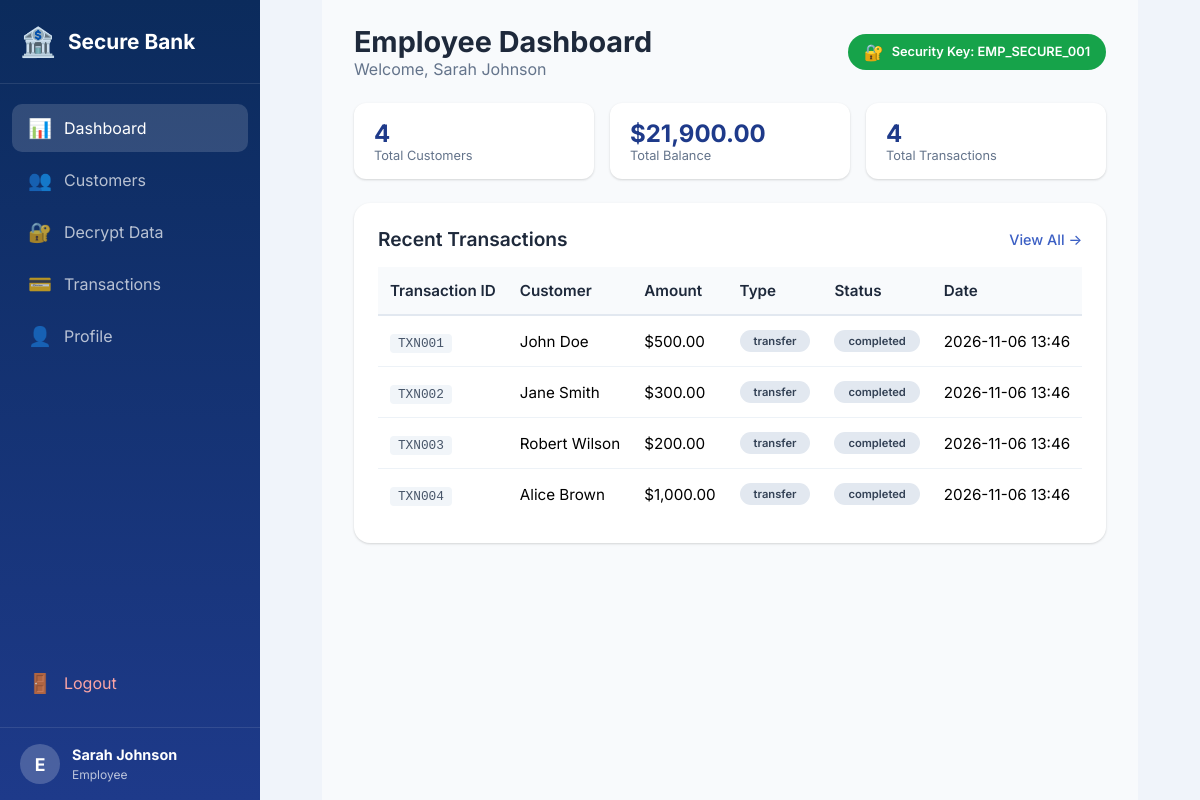
Page /employee/dashboard.php (signed in) on the committed database.
### tables this page shows
CREATE TABLE transactions (
    id INT PRIMARY KEY AUTO_INCREMENT,
    transaction_id VARCHAR(50) UNIQUE NOT NULL,
    customer_id INT,
    from_account VARCHAR(20),
    to_account VARCHAR(20),
    amount DECIMAL(15,2) NOT NULL,
    transaction_type ENUM('deposit', 'withdrawal', 'transfer', 'credit', 'debit') NOT NULL,
    description TEXT,
    status ENUM('pending', 'completed', 'failed', 'reversed') DEFAULT 'completed',
    created_at TIMESTAMP DEFAULT CURRENT_TIMESTAMP,
    FOREIGN KEY (customer_id) REFERENCES customers(id) ON DELETE CASCADE
);

CREATE TABLE customers (
    id INT PRIMARY KEY AUTO_INCREMENT,
    customer_id VARCHAR(20) UNIQUE NOT NULL,
    full_name VARCHAR(100) NOT NULL,
    email VARCHAR(100) UNIQUE NOT NULL,
    phone VARCHAR(20),
    password_hash VARCHAR(255) NOT NULL,
    account_number VARCHAR(20) UNIQUE NOT NULL,
    balance DECIMAL(15,2) DEFAULT 0.00,
    cipher_type ENUM('vigenere', 'columnar', 'railfence', 'hill') DEFAULT 'vigenere',
    cipher_key VARCHAR(50) NOT NULL,
    private_note TEXT,
    created_at TIMESTAMP DEFAULT CURRENT_TIMESTAMP,
    status ENUM('active', 'inactive', 'suspended') DEFAULT 'active'
);

### employee/dashboard.php (the view, shortened to what this page needs)
<?php
$db = new Database();
$conn = $db->getConnection();
$employeeName = $_SESSION['full_name'] ?? 'Employee';
$stmt = $conn->query("SELECT COUNT(*) as total FROM customers WHERE status = 'active'");
$stats['customers'] = $stmt->fetch()['total'];
$stmt = $conn->query("SELECT SUM(balance) as total FROM customers");
$stats['total_balance'] = $stmt->fetch()['total'] ?? 0;
$stmt = $conn->query("SELECT COUNT(*) as total FROM transactions");
$stats['transactions'] = $stmt->fetch()['total'];
$stmt = $conn->query("SELECT t.*, c.full_name, c.account_number FROM transactions t
                       JOIN customers c ON t.customer_id = c.id
                       ORDER BY t.created_at DESC LIMIT 10");
$transactions = $stmt->fetchAll();
?>
<!DOCTYPE html>
<html lang="en">
<head>
    <link rel="stylesheet" href="../css/style.css">
    <link rel="stylesheet" href="../css/dashboard.css">
    <link rel="stylesheet" href="../css/employee.css">
</head>
<body>
    <div class="sidebar">
        <div class="sidebar-brand">
            <span class="brand-icon">🏦</span>
            <span>Secure Bank</span>
        </div>
        <nav class="sidebar-nav">
            <a href="dashboard.php" class="active">
                <span class="nav-icon">📊</span>
                <span>Dashboard</span>
            </a>
            <a href="customers.php">
                <span class="nav-icon">👥</span>
                <span>Customers</span>
            </a>
            <a href="decrypt.php">
                <span class="nav-icon">🔐</span>
                <span>Decrypt Data</span>
            </a>
            <a href="transactions.php">
                <span class="nav-icon">💳</span>
                <span>Transactions</span>
            </a>
            <a href="profile.php">
                <span class="nav-icon">👤</span>
                <span>Profile</span>
            </a>
            <a href="../auth/logout.php" class="logout">
                <span class="nav-icon">🚪</span>
                <span>Logout</span>
            </a>
        </nav>
        <div class="sidebar-footer">
            <div class="user-info">
                <span class="user-avatar">E</span>
                <div>
                    <strong><?= htmlspecialchars($employeeName) ?></strong>
                    <small>Employee</small>
                </div>
            </div>
        </div>
    </div>
    <div class="main-content">
        <header class="page-header">
            <div>
                <h1>Employee Dashboard</h1>
                <p>Welcome, <?= htmlspecialchars($employeeName) ?></p>
            </div>
            <div class="header-actions">
                <span class="security-badge">
                    <span class="lock-icon">🔐</span>
                    Security Key: <?= htmlspecialchars($_SESSION['security_key'] ?? 'N/A') ?>
                </span>
            </div>
        </header>
        <div class="employee-stats">
            <div class="employee-stat-card">
                <div class="stat-number"><?= number_format($stats['customers']) ?></div>
                <div class="stat-label">Total Customers</div>
            </div>
            <div class="employee-stat-card">
                <div class="stat-number">$<?= number_format($stats['total_balance'], 2) ?></div>
                <div class="stat-label">Total Balance</div>
            </div>
            <div class="employee-stat-card">
                <div class="stat-number"><?= number_format($stats['transactions']) ?></div>
                <div class="stat-label">Total Transactions</div>
            </div>
        </div>
        <div class="panel">
            <div class="panel-header">
                <h2>Recent Transactions</h2>
                <a href="transactions.php" class="btn-link">View All →</a>
            </div>
            <div class="table-responsive">
                <table>
                    <thead>
                        <tr>
                            <th>Transaction ID</th>
                            <th>Customer</th>
                            <th>Amount</th>
                            <th>Type</th>
                            <th>Status</th>
                            <th>Date</th>
                        </tr>
                    </thead>
                    <tbody>
                        <?php if (empty($transactions)): ?>
                        <tr><td colspan="6" class="text-center">No transactions found</td></tr>
                        <?php else: foreach ($transactions as $tx): ?>
                        <tr>
                            <td><span class="tx-id"><?= htmlspecialchars($tx['transaction_id']) ?></span></td>
                            <td><?= htmlspecialchars($tx['full_name']) ?></td>
                            <td class="<?= $tx['amount'] < 0 ? 'negative' : 'positive' ?>">
                                $<?= number_format(abs($tx['amount']), 2) ?>
                            </td>
                            <td><span class="badge badge-<?= $tx['transaction_type'] ?>"><?= $tx['transaction_type'] ?></span></td>
                            <td><span class="badge badge-<?= $tx['status'] ?>"><?= $tx['status'] ?></span></td>
                            <td><?= date('Y-m-d H:i', strtotime($tx['created_at'])) ?></td>
                        </tr>
                        <?php endforeach; endif; ?>
                    </tbody>
                </table>
            </div>
        </div>
    </div>
</body>
</html>

### css/style.css (style rules this page uses)
:root { --primary: #1e3a8a; --primary-dark: #0b2b5c; --primary-light: #3b5fc4; --gray-50: #f8fafc; --gray-100: #f1f5f9; --gray-200: #e2e8f0; --gray-400: #94a3b8; --gray-500: #64748b; --gray-600: #475569; --gray-800: #1e293b; --success: #16a34a; --warning: #f59e0b; --danger: #dc2626; --shadow: 0 1px 3px rgba(0, 0, 0, 0.1), 0 1px 2px rgba(0, 0, 0, 0.06); --shadow-lg: 0 10px 15px -3px rgba(0, 0, 0, 0.1), 0 4px 6px -2px rgba(0, 0, 0, 0.05); }
* { box-sizing: border-box; margin: 0; padding: 0; font-family: 'Inter', -apple-system, BlinkMacSystemFont, 'Segoe UI', Roboto, sans-serif; }
body { background: #f0f4fa; min-height: 100vh; display: flex; justify-content: center; align-items: center; }
.badge { background: #e2e8f0; padding: 4px 14px; border-radius: 40px; font-size: 0.7rem; font-weight: 600; color: #334155; display: inline-block; }
table { width: 100%; border-collapse: collapse; font-size: 0.95rem; }
th { background: #f8fafc; padding: 14px 12px; text-align: left; font-weight: 600; color: #1e293b; border-bottom: 2px solid #e2e8f0; }
td { padding: 14px 12px; border-bottom: 1px solid #edf2f7; vertical-align: middle; }
tr:last-child td { border-bottom: none; }

### css/dashboard.css (style rules this page uses)
.sidebar { position: fixed; left: 0; top: 0; bottom: 0; width: 260px; background: linear-gradient(180deg, var(--primary-dark), var(--primary)); color: white; display: flex; flex-direction: column; z-index: 100; transition: all 0.3s ease; }
.sidebar-brand { padding: 24px 20px; display: flex; align-items: center; gap: 12px; font-size: 1.3rem; font-weight: 700; border-bottom: 1px solid rgba(255, 255, 255, 0.1); }
.brand-icon { font-size: 1.8rem; }
.sidebar-nav { flex: 1; padding: 20px 12px; display: flex; flex-direction: column; gap: 4px; }
.sidebar-nav a { display: flex; align-items: center; gap: 12px; padding: 12px 16px; border-radius: 10px; color: rgba(255, 255, 255, 0.7); text-decoration: none; transition: all 0.3s ease; }
.sidebar-nav a.active { background: rgba(255, 255, 255, 0.15); color: white; }
.sidebar-nav a.logout { margin-top: auto; color: #fca5a5; }
.nav-icon { font-size: 1.2rem; }
.sidebar-footer { padding: 16px 20px; border-top: 1px solid rgba(255, 255, 255, 0.1); }
.user-info { display: flex; align-items: center; gap: 12px; }
.user-avatar { width: 40px; height: 40px; background: rgba(255, 255, 255, 0.2); border-radius: 50%; display: flex; align-items: center; justify-content: center; font-weight: 700; font-size: 1.1rem; }
.user-info strong { display: block; font-size: 0.9rem; }
.user-info small { font-size: 0.75rem; opacity: 0.7; }
.main-content { margin-left: 260px; padding: 24px 32px; min-height: 100vh; background: var(--gray-50); }
.page-header { display: flex; justify-content: space-between; align-items: center; margin-bottom: 24px; }
.page-header h1 { font-size: 1.8rem; font-weight: 700; color: var(--gray-800); }
.page-header p { color: var(--gray-500); }
.header-actions { display: flex; gap: 12px; }
.panel { background: white; border-radius: 16px; padding: 24px; box-shadow: var(--shadow); margin-bottom: 24px; }
.panel-header { display: flex; justify-content: space-between; align-items: center; margin-bottom: 16px; }
.panel-header h2 { font-size: 1.2rem; font-weight: 600; color: var(--gray-800); }
.btn-link { color: var(--primary-light); text-decoration: none; font-weight: 500; font-size: 0.9rem; }
.tx-id { font-family: 'Courier New', monospace; font-size: 0.8rem; color: var(--gray-600); background: var(--gray-100); padding: 2px 8px; border-radius: 4px; }

### css/employee.css (style rules this page uses)
.security-badge { display: inline-flex; align-items: center; gap: 8px; padding: 8px 16px; background: var(--success); color: white; border-radius: 20px; font-size: 0.8rem; font-weight: 600; }
.security-badge .lock-icon { font-size: 1rem; }
.employee-stats { display: grid; grid-template-columns: repeat(3, 1fr); gap: 16px; margin-bottom: 24px; }
.employee-stat-card { background: white; padding: 16px 20px; border-radius: 12px; box-shadow: var(--shadow); }
.employee-stat-card .stat-number { font-size: 1.5rem; font-weight: 700; color: var(--primary); }
.employee-stat-card .stat-label { font-size: 0.8rem; color: var(--gray-500); }

### rows in the picture
transactions: transaction "TXN001", customer.full_name "John Doe", amount "500.00", transaction_type "transfer", status "completed", created_at "2026-11-06 13:46"
transactions: transaction "TXN002", customer.full_name "Jane Smith", amount "300.00", transaction_type "transfer", status "completed", created_at "2026-11-06 13:46"
transactions: transaction "TXN003", customer.full_name "Robert Wilson", amount "200.00", transaction_type "transfer", status "completed", created_at "2026-11-06 13:46"
transactions: transaction "TXN004", customer.full_name "Alice Brown", amount "1,000.00", transaction_type "transfer", status "completed", created_at "2026-11-06 13:46"

### other values in the picture
$employeeName "Sarah Johnson"
$_SESSION['security_key'] "EMP_SECURE_001"
$stats['customers'] "4"
$stats['total_balance'] "21,900.00"
$stats['transactions'] "4"
